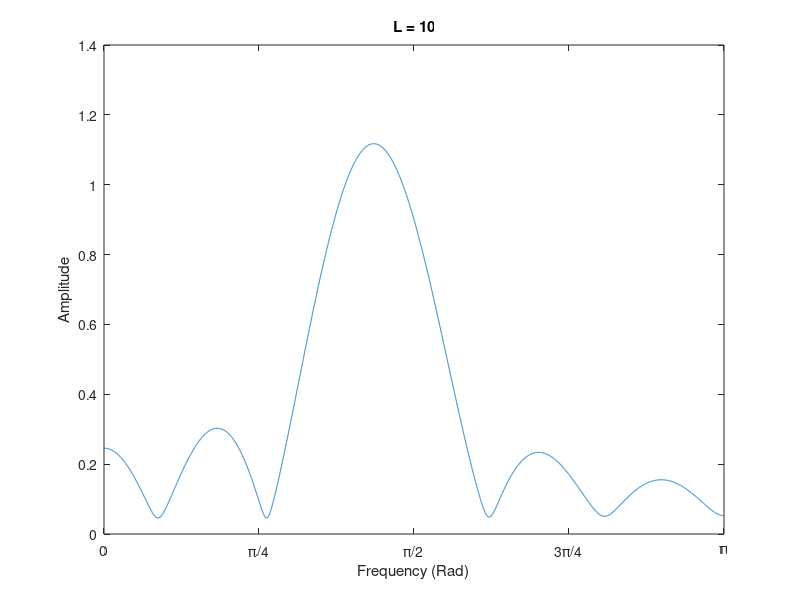

Recreate this plot in MATLAB. (Note: this script raises an error after producing the figure.)
%% Frequency Response of FIR Filters: Lab P-12: 3 Lab Exercise

%% 3.1a)
% We will cascade these filters by convolution, which will be performed by
% multiplication of their transfer functions.
%% 
% First we'll find the transfer function of the general filter
%%
% Y(z) = X(z) - 2cos(wn)z^-1X(z) + z^-2X(z)
%%
% H(z) = 1 - 2cos(wn)z^-1 + z^-2
%%
% Now we'll introduce the nulling frequencies 0.44pi and 0.7pi
%%
% H1(z) = 1 - 2cos(0.44pi)z^-1 + z^-2
%%
% H2(z) = 1 - 2cos(0.7pi)z^-1 + z^-2
%%
% Performing the convolution
%%
% (1 - 2cos(0.44pi)z^-1 + z^-2)(1 - 2cos(0.44pi)z^-1 + z^-2)
%%
% Yields the fourth order filter
%%
% 1 + (-2cos(0.7pi) - 2cos(0.44pi)))z^-1 + (2 + 4cos(0.44pi)cos(0.7pi))z^-2
% + (-2cos(0.44pi) - 2cos(0.7pi))z^-3 + z^-4
%%
% Resulting in the following coefficients

b = [1 -2*cos(0.7*pi)-2*cos(0.44*pi) 2+4*cos(0.44*pi)*cos(0.7*pi) -2*cos(0.44*pi)-2*cos(0.7*pi) 1]

%% 3.1b)
% Generate input signal

n = [0:149];
x = 5*cos(0.3*pi*n) + 22*cos(0.44*pi*n-pi/3) + 22*cos(0.7*pi*n-pi/4);

%% 3.1c)
% Pass input through filter

y = conv(b,x);

%% 3.1d)
% Plot output signal

plot(0:39, y(1:40))
title('Output')
ylabel('y[n]')
xlabel('n')

%%
% Determine output signal by hand for n >= 5
%%
% Taking the inverse z-transform of the transfer function determined in
% part 3.1a gives the function
%%
% y[n] = x[n] + (-2cos(0.7pi) - 2cos(0.44pi))x[n-1] + (2 +
% 4cos(0.44pi)cos(0.7pi))x[n-2] + (-2cos(0.44pi) - 2cos(0.7pi))x[n-3] +
% x[n-4]
%%
% Passing the input over 5 <= n <= 40 through this function

y_hand = zeros(1,36);
for i = 1:36
  y_hand(i) = x(i+5) + (-2*cos(0.7*pi) - 2*cos(0.44*pi))*x(i+5-1) + (2 + 4*cos(0.44*pi)*cos(0.7*pi))*x(i+5-2) + (-2*cos(0.44*pi) - 2*cos(0.7*pi))*x(i+5-3) + x(i+5-4);
end

%% 3.1e)
% Plot convolved output overlayed with hand calculated output

plot(0:39, y(1:40))
hold on
stem(0:40, [zeros(1,5) y_hand])
hold off
title('Output Comparison')
ylabel('y[n]')
xlabel('n')
legend('convolved', 'hand')

%% 3.1f)
% Our input signal is defined for n >= 0 and our filter uses past input
% values back to x[n-4]. The start-up points at the beginning of the output
% are the points where those past values of x[n] are undefined by the input 
% function and assummed to be 0. The sinusoidal output seen beginning at 
% n = 5 is when the system can be properly "filled" with past x values. 
% Having 4 start-up values is consistent with cascading two 2nd order 
% filters into a 4th order filter.

clear

%% 3.2a)
% Generate bandpass filter with w = 0.44pi

L = 10;
wc = 0.44*pi;
n = [0:L];
filt = 2/L*cos(wc*n);

%%
% Measure gain at frequencies of interest using DTFT

gain1 = abs(sum(filt.*exp(-1*j*0.3*pi*n)))
gain2 = abs(sum(filt.*exp(-1*j*0.44*pi*n)))
gain3 = abs(sum(filt.*exp(-1*j*0.7*pi*n)))

%%
% As expected, the center frequency remains near its original amplitude and
% frequencies far enough above and below the center frequency have been
% attenuated significantly.

%% 3.2b)
% Plot frequency response of the filter when L = 10, 20, 40

for L = [10 20 40]
  n = [0:L];
  filt = 2/L*cos(wc*n);
  ww = -pi:pi/10000:pi;   %The number of samples here has to be quite large to find the passband limits with using a reasonable rounding
  H_mag = abs(freqz(filt,1,ww)); %Frequency response of filter
  ww = 0:pi/10000:pi;      
  H_mag = H_mag(10001:end);  %Looking at positive side of frequency response
  plot(ww, H_mag)
  xlim([0 pi])
  xticks([0:pi/4:pi])
  xticklabels({'0', '\pi/4', '\pi/2', '3\pi/4', '\pi'})
  xlabel('Frequency (Rad)')
  ylabel('Amplitude')
  title(['L = ' num2str(L)])
  hold on
  yline(max(H_mag)*0.707)
  yline(max(H_mag)*0.25)
  legend('Frequency Response', 'Passband', 'Stopband')
  hold off
  snapnow
  
  % Find passband width

  passband_limits = find(round(H_mag,2)==round(max(H_mag)*0.707,2));
  passband_width = ww(max(passband_limits)) - ww(min(passband_limits))

end

%%
% Doubling the parameter L from 10, 20, 40 has halved the passband width
% from about 0.5, 0.26, 0.135. These values are not exact because with a 
% discrete time signal a sample may not have the exact value of the 
% threshold and we have to pick the next closest sample to be the limits of
% the passband. This verifies the property stated in the lab
% instructions, that the passband is inversely proportional to L.

%% 3.2c)
% The L = 10 filter passes frequencies at 0.44pi +/- about 0.25. As seen in
% part a), the magnitude of the frequency response at 0.44pi was near its
% full amplitude while the magnitudes at 0.3pi and 0.7pi were attenuated
% significantly.

%% 3.2d)
% Tune L to attenuate |w| <= 0.3pi and 0.7pi <= |w| <= pi by at least 90%

for L = 10:50
  n = [0:L];
  filt = 2/L*cos(wc*n);
  gain1 = abs(sum(filt.*exp(-1*j*0.3*pi*n)));
  gain2 = abs(sum(filt.*exp(-1*j*0.44*pi*n)));
  gain3 = abs(sum(filt.*exp(-1*j*0.7*pi*n)));
  if (gain1 <= 0.1) && (gain3 <= 0.1)
    break
  end
end

L
gain1
gain2
gain3
ww = -pi:pi/10000:pi;
H_mag = abs(freqz(filt,1,ww));
H_mag = H_mag(10001:end); 
passband_limits = find(round(H_mag,2)==round(max(H_mag)*0.707,2));
passband_width = ww(max(passband_limits)) - ww(min(passband_limits))


%% 3.2e)
% Pass input signal from 3.1b through filter constructed in 3.2d

n = [0:99];
x = 5*cos(0.3*pi*n) + 22*cos(0.44*pi*n-pi/3) + 22*cos(0.7*pi*n-pi/4);
y = conv(filt,x);

%% 
% Plot input, output, and isolated passband frequency sinusoid for
% comparison

subplot(3,1,1)
plot(n,x)
title('Input sum of 3 sinusoids')
xlabel('n')
ylabel('Amplitude')
subplot(3,1,2)
plot(n,y(1:100))
title('Output from filter')
xlabel('n')
ylabel('Amplitude')
subplot(3,1,3)
plot(n, 22*cos(0.44*pi*n-pi/3))
title('Isolated passband frequency sinusoid component')
xlabel('n')
ylabel('Amplitude')
snapnow

%%
% It can be seen that the filter output is identical to the isolated
% passband frequency sinusoid component after the start-up points. This is
% more apparent when comparing the frequency spectrums of the filter input 
% and output.

f = 0:pi/50:pi;
X = fft(x);
Y = fft(y(1:100));
figure
subplot(2,1,1)
plot(f, abs(X(1:51)))
title('Input')
xlim([0 pi])
xticks([0:pi/4:pi])
xticklabels({'0', '\pi/4', '\pi/2', '3\pi/4', '\pi'})
xlabel('Frequency (Rad)')
ylabel('Amplitude')
subplot(2,1,2)
plot(f, abs(Y(1:51)))
title('Output')
xlim([0 pi])
xticks([0:pi/4:pi])
xticklabels({'0', '\pi/4', '\pi/2', '3\pi/4', '\pi'})
xlabel('Frequency (Rad)')
ylabel('Amplitude')
  

%% 3.2f)
% Plotting frequency response of filter output again

Y = fft(y(1:100));
figure
plot(0:pi/50:pi, abs(Y(1:51)))
title('Frequency Response of Filter Output')
xlim([0 pi])
xticks([0:pi/4:pi])
xticklabels({'0', '\pi/4', '\pi/2', '3\pi/4', '\pi'})
xlabel('Frequency (Rad)')
ylabel('Amplitude')
  

%%
% The amplitude of H(e^jw) corresponds to the relative size of a sinusoid
% at that frequency. It can be seen in the output from the filter where the
% signal is present mostly at 0.44pi. For some sinusoid composed of 
% components of the formx[n] = A*cos(wn) and its DFT X[k], the magnitude 
% of X[k] corresponds to the relative amplitude of x[n] and will have peaks
% at each w proportional to A.
